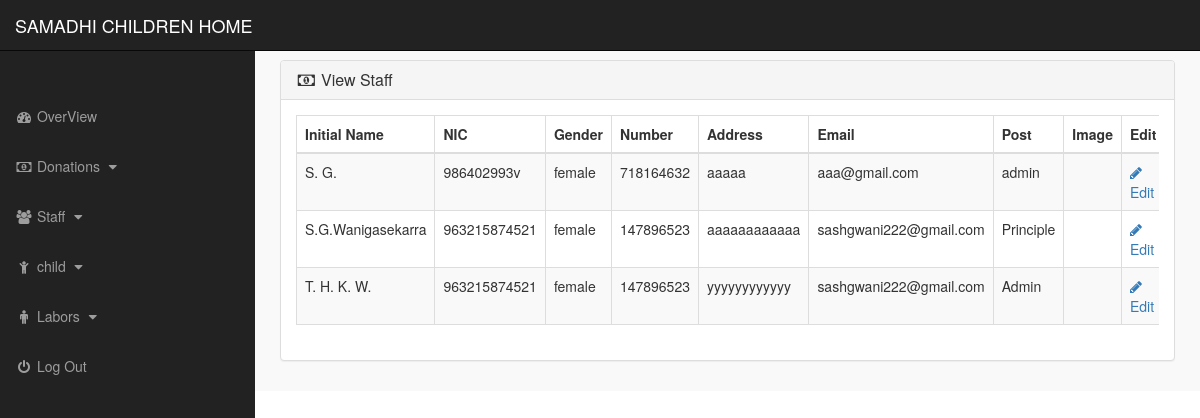
The app's page /index.php?viewStaff (signed in) with its own data.
### tables this page shows
CREATE TABLE IF NOT EXISTS `staff` (
  `staffId` int(11) NOT NULL AUTO_INCREMENT,
  `first_name` varchar(255) NOT NULL,
  `last_name` varchar(255) NOT NULL,
  `initial_name` varchar(255) NOT NULL,
  `bod` varchar(255) NOT NULL,
  `nic` varchar(12) NOT NULL,
  `gender` varchar(6) NOT NULL,
  `c_number` int(10) NOT NULL,
  `address` varchar(255) NOT NULL,
  `email` varchar(255) NOT NULL,
  `post` varchar(9) NOT NULL,
  `image` varchar(255) NOT NULL,
  PRIMARY KEY (`staffId`)
);

### view_staff.php (the view, shortened to what this page needs)
<div class="row" >
<div class="col-lg-12" >
<div class="panel panel-default" >
<div class="panel-heading" >
<h3 class="panel-title" >
<i class="fa fa-money fa-fw" ></i> View Staff
</h3>
</div>
<div class="panel-body" >
<div class="table-responsive" >
<table class="table table-bordered table-hover table-striped" >
    <thead>
        <tr>
            <th>Initial Name</th>
            <th>NIC</th>
            <th>Gender</th>
            <th>Number</th>
            <th>Address</th>
            <th>Email</th>
            <th>Post</th>
            <th>Image</th>
            <th>Edit</th>
        </tr>
    </thead>
    <tbody>
        <?php
            $get_pro = "select * from `staff`";
            $run_pro = mysqli_query($Con,$get_pro);
            while($row_pro=mysqli_fetch_array($run_pro)){
            $id = $row_pro['staffId'];
            $initial_name = $row_pro['initial_name'];
            $nic = $row_pro['nic'];
            $gender = $row_pro['gender'];
            $cNumber = $row_pro['c_number'];
            $address = $row_pro['address'];
            $email = $row_pro['email'];
            $post = $row_pro['post'];
            $image = $row_pro['image'];
        ?>
            <tr>
                <td><?php echo $initial_name; ?></td>
                <td><?php echo $nic; ?></td>
                <td><?php echo $gender; ?></td>
                <td><?php echo $cNumber; ?></td>
                <td><?php echo $address; ?></td>
                <td><?php echo $email; ?></td>
                <td><?php echo $post; ?></td>
                <td><?php echo $image; ?></td>
                <td>
                    <a href="index.php?editStaff=<?php echo $id; ?>">
                    <i class="fa fa-pencil"> </i> Edit
                    </a>
                </td>
            </tr>
        <?php } ?>
    </tbody>
</table>
</div>
</div>
</div>
</div>
</div>

### css/style.css (style rules this page uses)
body { margin-top:100px; }
@media (min-width: 768px) { body { margin-top:50px; } }
.panel-body { border-radius:5px; }

### records on screen
staff: initial_name "S. G.", nic "986402993v", gender "female", c_number "718164632", address "aaaaa", email "aaa@gmail.com", post "admin"
staff: initial_name "S.G.Wanigasekarra", nic "963215874521", gender "female", c_number "147896523", address "aaaaaaaaaaaa", email "sashgwani222@gmail.com", post "Principle"
staff: initial_name "T. H. K. W.", nic "963215874521", gender "female", c_number "147896523", address "yyyyyyyyyyyy", email "sashgwani222@gmail.com", post "Admin"
